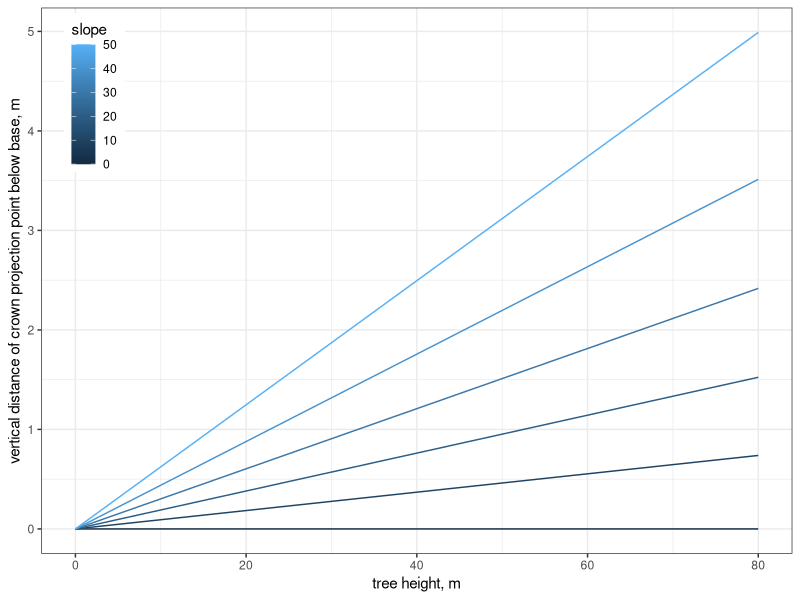

The R source for this figure:
library(dplyr)
library(ggplot2)
library(tidyr)

theme_set(theme_bw())

outslope = crossing(height = seq(0, 80, length.out = 100),
                    slope = seq(0, 50, by = 10)) %>% # degrees
              mutate(lean = 3, # degrees
                     slopeDrop = height * sin(pi/180 * lean) * tan(pi/180 * slope))

ggplot(outslope) +
  geom_line(aes(x = height, y = slopeDrop, color = slope, group = slope)) +
  labs(x = "tree height, m", y = "vertical distance of crown projection point below base, m") +
  theme(legend.justification = c(0, 1), legend.position = c(0.03, 0.99))
